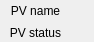
<?xml version="1.0" encoding="UTF-8"?>
<ui version="4.0">
 <class>indicator_PVstatus_vertical</class>
 <widget class="QWidget" name="indicator_PVstatus_vertical">
  <property name="geometry">
   <rect>
    <x>0</x>
    <y>0</y>
    <width>94</width>
    <height>42</height>
   </rect>
  </property>
  <property name="sizePolicy">
   <sizepolicy hsizetype="Fixed" vsizetype="Fixed">
    <horstretch>0</horstretch>
    <verstretch>0</verstretch>
   </sizepolicy>
  </property>
  <property name="font">
   <font>
    <weight>50</weight>
    <bold>false</bold>
    <stylestrategy>PreferAntialias</stylestrategy>
   </font>
  </property>
  <property name="windowTitle">
   <string>Form</string>
  </property>
  <widget class="QWidget" name="verticalLayoutWidget">
   <property name="geometry">
    <rect>
     <x>0</x>
     <y>0</y>
     <width>71</width>
     <height>44</height>
    </rect>
   </property>
   <layout class="QVBoxLayout" name="verticalLayout">
    <property name="spacing">
     <number>0</number>
    </property>
    <item>
     <widget class="QLabel" name="label_PVname">
      <property name="text">
       <string>PV name</string>
      </property>
      <property name="alignment">
       <set>Qt::AlignCenter</set>
      </property>
     </widget>
    </item>
    <item>
     <widget class="QLabel" name="label_PVstatus">
      <property name="enabled">
       <bool>true</bool>
      </property>
      <property name="sizePolicy">
       <sizepolicy hsizetype="Minimum" vsizetype="Minimum">
        <horstretch>0</horstretch>
        <verstretch>0</verstretch>
       </sizepolicy>
      </property>
      <property name="text">
       <string>PV status</string>
      </property>
      <property name="alignment">
       <set>Qt::AlignCenter</set>
      </property>
     </widget>
    </item>
   </layout>
  </widget>
 </widget>
 <resources/>
 <connections/>
</ui>
